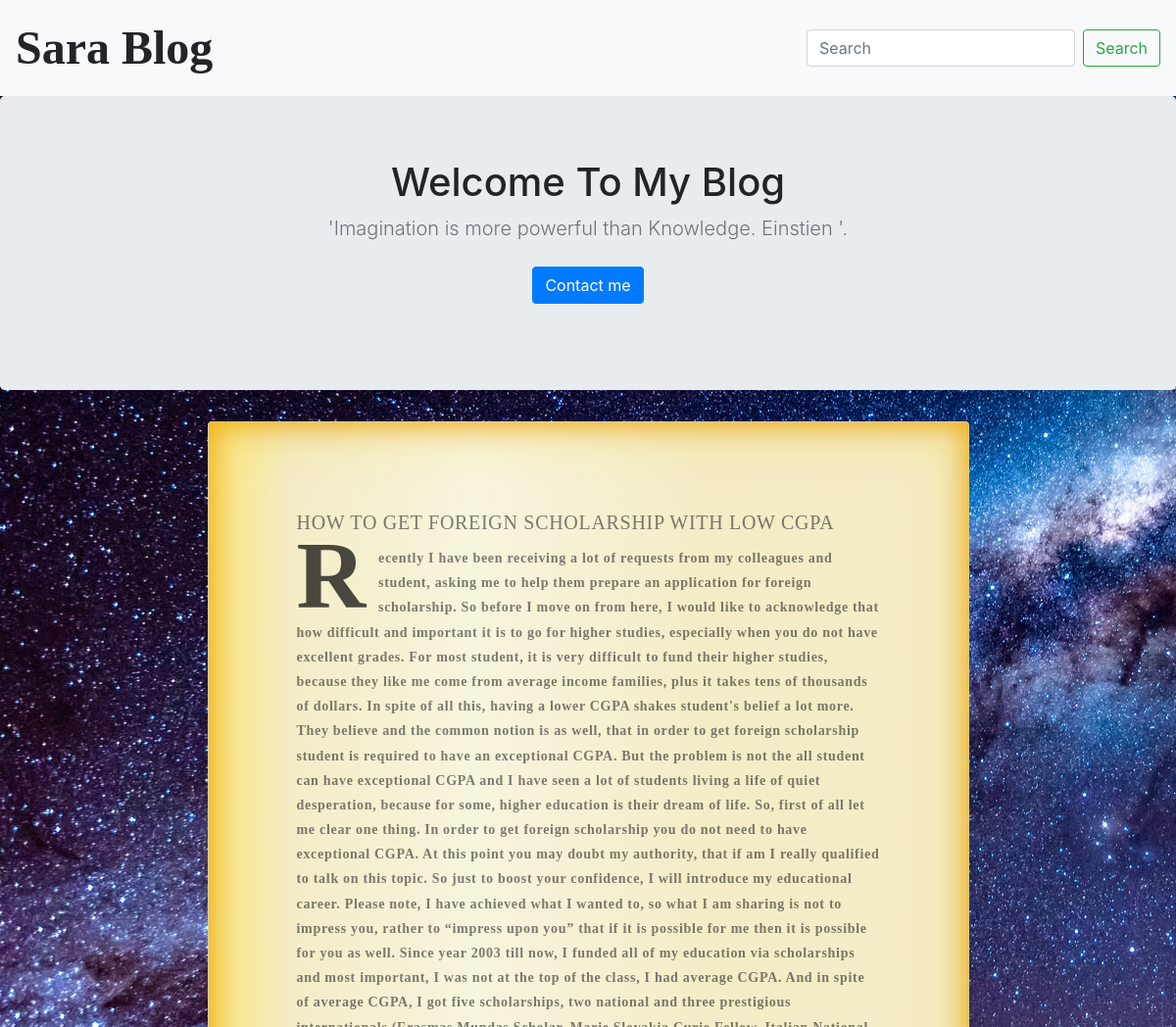
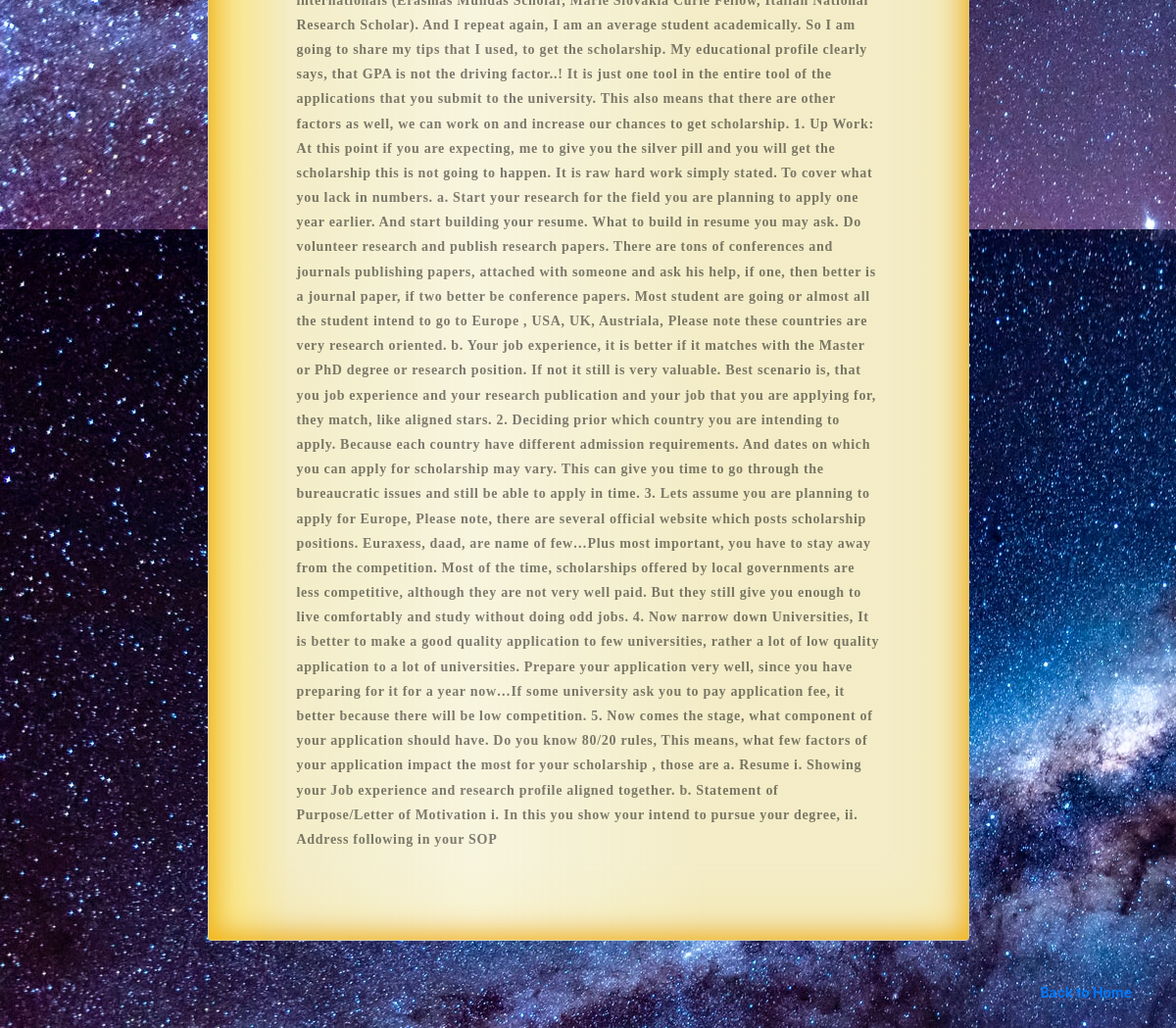
Screenshot of /blogs/8/ with the database file from the repository (2 pictures, top to bottom).
### blog/models.py (models this page shows, shortened)
class Blog(models.Model):
    title = models.CharField(max_length=250)
    body = models.TextField()
    pub_date = models.DateTimeField()

### blog/views.py (the view)
# urls.py: path('blogs/<int:blog_id>/', views.detail, name = 'detail'),
def detail(request, blog_id):
    detail_page = get_object_or_404(Blog, pk=blog_id)
    return render(request, 'blog/detail.html', {'detail_blog': detail_page})

### blog/templates/blog/detail.html
{% extends 'blog/base.html' %}
{% block text %}
    <div class="container">
        <div class="card oldpage">
            <div class="card-body">
              <h5 class="card-title">{{ detail_blog.title }}</h5>
              <p class="card-text detail">{{ detail_blog.body }}</p>
            </div>
          </div>
        <br>
        <br>
        <div >
            <p class="float-right">
                <a href="{% url 'home' %}">Back to Home</a>
            </p>
        </div>
    </div>
    <br>
    <br>
    <br>
    <br>
    <br>
    <br>
{% endblock text %}

### blog/static/css/style.css (style rules this page uses)
.oldpage { background-color: #f8f5de; background-image: linear-gradient( to right, rgba(255, 210, 0, 0.4), rgba(200, 160, 0, 0.1) 11%, rgba(0, 0, 0, 0) 35%, rgba(200, 160, 0, 0.1) 65% ); box-shadow: inset 0 0 75px rgba(255, 210, 0, 0.3), inset 0 0 20px rgba(255, 210, 0, 0.4), inset 0 0 30px rgba(220, 120, 0, 0.8); color: rgba(0, 0, 0, 0.5); font-family: "AustralisProSwash-Italic"; letter-spacing: 0.05em; line-height: 1.8; padding: 5em 5em; width: 70%; margin: auto; }
body { font-size: 14px; font-weight: 600; background-image: url("galaxy.jpg"); }
.detail::first-letter { color: rgba(0, 0, 0, 0.7); float: left; font-size: 7em; line-height: 60px; padding-right: 12px; position: relative; top: 8px; }

### rows the page displays
Blog: title "HOW TO GET FOREIGN SCHOLARSHIP WITH LOW CGPA", body "Recently I have been receiving a lot of requests from my colleagues and student, asking me to help them prepare an application for foreign scholarship. So before I move on from here, I would like to acknowledge that how difficult and important it is to go for higher studies, especially when you do not have excellent grades. For most student, it is very difficult to fund their higher studies, because they like me come from average income families, plus it takes tens of thousands of dollars. In spite of all this, having a lower CGPA shakes student's belief a lot more. They believe and the common notion is as well, that in order to get foreign scholarship student is required to have an…"
